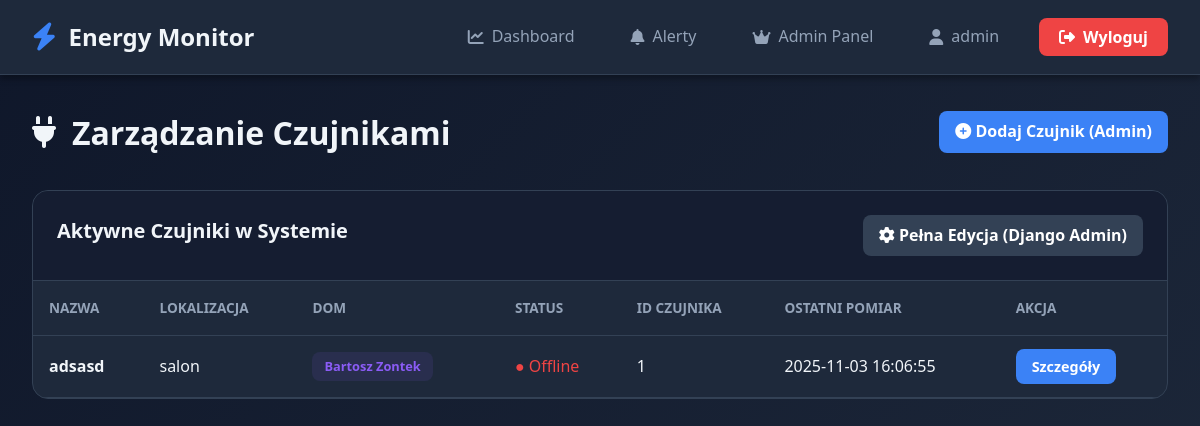
Page /api/admin-panel/sensors/ (signed in) on the earlier database version.
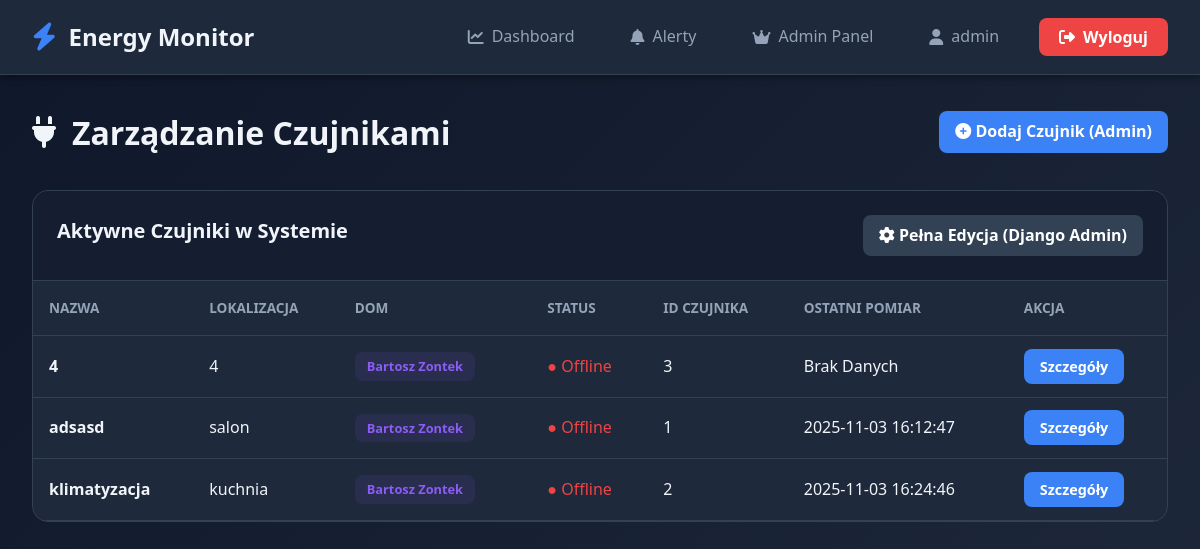
Same page on the later database version.
### sensors/models.py (models this page shows, shortened)
class Sensor(models.Model):
    house = models.ForeignKey(House, on_delete=models.CASCADE, related_name='sensors')
    sensor_id = models.CharField(
        max_length=100,
        unique=True,
        null=True,
        blank=True,
        verbose_name="ID czujnika"
    )
    name = models.CharField(max_length=100, verbose_name="Nazwa")
    description = models.TextField(blank=True, verbose_name="Opis")
    created_at = models.DateTimeField(auto_now_add=True, verbose_name="Data dodania")
    is_active = models.BooleanField(default=True, verbose_name="Aktywny")
    location = models.CharField(
        max_length=100,
        blank=True,
        verbose_name="Lokalizacja",
        help_text="Np. 'Salon', 'Kuchnia', 'Piwnica'"
    )
    icon = models.CharField(
        max_length=50,
        default='microchip',
        verbose_name="Ikona",
        help_text="Nazwa ikony Font Awesome (bez 'fa-')"
    )
    color = models.CharField(
        max_length=7,
        default='#3b82f6',
        verbose_name="Kolor",
        help_text="Hex color, np. #3b82f6"
    )
    power_threshold = models.FloatField(
        null=True,
        blank=True,
        verbose_name="Próg mocy [W]",
        help_text="Alert gdy moc przekroczy tę wartość"
    )
    current_max_threshold = models.FloatField(
        null=True,
        blank=True,
        verbose_name="Max. prąd [A]",
        help_text="Alert gdy prąd (natężenie) wzrośnie powyżej tej wartości (np. 10)"
    )
    voltage_min_threshold = models.FloatField(
        null=True,
        blank=True,
        verbose_name="Min. napięcie [V]",
        help_text="Alert gdy napięcie spadnie poniżej tej wartości"
    )
    voltage_max_threshold = models.FloatField(
        null=True,
        blank=True,
        verbose_name="Max. napięcie [V]",
        help_text="Alert gdy napięcie wzrośnie powyżej tej wartości"
    )
    offline_threshold_seconds = models.PositiveIntegerField(
        default=30, # Domyślnie 30 sekund
        verbose_name="Próg offline [s]",
        help_text="Po ilu sekundach bez pomiaru uznać czujnik za offline (np. 30)"
    )
    class Meta:
        verbose_name = "Czujnik"
        verbose_name_plural = "Czujniki"
        ordering = ['house', 'name']
    @property
    def is_online(self):
        last_reading = self.data.order_by('-timestamp').first()
        if last_reading:
            return (timezone.now() - last_reading.timestamp) < timedelta(seconds=self.offline_threshold_seconds)
        return False

class House(models.Model):
    user = models.ForeignKey(User, on_delete=models.CASCADE, related_name='houses')
    name = models.CharField(max_length=100, verbose_name="Nazwa")
    address = models.CharField(max_length=255, blank=True, verbose_name="Adres")
    created_at = models.DateTimeField(auto_now_add=True, verbose_name="Data utworzenia")
    price_per_kwh = models.FloatField(default=0.80, verbose_name="Cena za kWh [PLN]")
    monthly_limit_kwh = models.FloatField(
        null=True,
        blank=True,
        verbose_name="Limit miesięczny [kWh]",
        help_text="Alert gdy przekroczono limit"
    )
    alert_email = models.EmailField(
        blank=True,
        verbose_name="Email do alertów",
        help_text="Jeśli pusty, użyje email użytkownika"
    )
    class Meta:
        verbose_name = "Dom"
        verbose_name_plural = "Domy"
        ordering = ['name']

class SensorData(models.Model):
    sensor = models.ForeignKey(Sensor, on_delete=models.CASCADE, related_name='data')
    timestamp = models.DateTimeField(verbose_name="Czas pomiaru", db_index=True)
    voltage = models.FloatField(null=True, blank=True, verbose_name="Napięcie [V]")
    current = models.FloatField(null=True, blank=True, verbose_name="Prąd [A]")
    power = models.FloatField(null=True, blank=True, verbose_name="Moc czynna [W]")
    energy = models.FloatField(null=True, blank=True, verbose_name="Energia [kWh]")
    frequency = models.FloatField(null=True, blank=True, verbose_name="Częstotliwość [Hz]")
    pf = models.FloatField(null=True, blank=True, verbose_name="Współczynnik mocy")
    reactive_power = models.FloatField(
        null=True,
        blank=True,
        verbose_name="Moc bierna [VAR]",
        help_text="Obliczona na podstawie mocy czynnej i współczynnika mocy"
    )
    class Meta:
        verbose_name = "Pomiar"
        verbose_name_plural = "Pomiary"
        ordering = ['-timestamp']
        indexes = [
            models.Index(fields=['sensor', '-timestamp']),
            models.Index(fields=['timestamp']),
        ]

### sensors/views.py (the view)
# urls.py: path('admin-panel/sensors/', admin_sensor_list_view, name='admin_sensor_list'),
@login_required
def admin_sensor_list_view(request):
    if not request.user.is_staff: return HttpResponseForbidden("Brak dostępu")
    from django.db import models
    all_sensors = Sensor.objects.all().select_related('house').prefetch_related(
        models.Prefetch('data', queryset=SensorData.objects.order_by('-timestamp'), to_attr='last_reading_list')
    ).order_by('house__name', 'name')
    for sensor in all_sensors:
        sensor.data.first = sensor.last_reading_list[0] if sensor.last_reading_list else None
    context = {'all_sensors': all_sensors}
    return render(request, 'admin_sensor_list.html', context)

### templates/admin_sensor_list.html (shortened to what this page needs)
{% extends 'base.html' %}
{% block content %}
<div class="sensor-list-header">
    <h1><i class="fas fa-plug"></i> Zarządzanie Czujnikami</h1>
    <a href="/admin/sensors/sensor/add/" class="btn-edit">
        <i class="fas fa-plus-circle"></i> Dodaj Czujnik (Admin)
    </a>
</div>
<div class="panel">
    <div class="panel-header">
        <h2>Aktywne Czujniki w Systemie</h2>
        <a href="/admin/sensors/sensor/" class="btn-edit" style="background: var(--bg-tertiary);">
            <i class="fas fa-cog"></i> Pełna Edycja (Django Admin)
        </a>
    </div>
    <table class="sensor-table">
        <thead>
            <tr>
                <th>Nazwa</th>
                <th>Lokalizacja</th>
                <th>Dom</th>
                <th>Status</th>
                <th>ID Czujnika</th>
                <th>Ostatni pomiar</th>
                <th>Akcja</th>
            </tr>
        </thead>
        <tbody>
            {% for sensor in all_sensors %}
            <tr>
                <td><strong>{{ sensor.name }}</strong></td>
                <td>{{ sensor.location|default:"-" }}</td>
                <td><span class="badge house-badge">{{ sensor.house.name }}</span></td>
                <td>
                    {% if sensor.is_online %}
                        <span class="status-online">● Online</span>
                    {% else %}
                        <span class="status-offline">● Offline</span>
                    {% endif %}
                </td>
                <td>{{ sensor.sensor_id }}</td>
                <td>
                    {% with last_reading=sensor.data.first %}
                        {% if last_reading %}
                            {{ last_reading.timestamp|date:"Y-m-d H:i:s" }}
                        {% else %}
                            Brak Danych
                        {% endif %}
                    {% endwith %}
                </td>
                <td>
                    <a href="{% url 'sensor_detail' sensor.id %}" class="btn-edit" style="font-size: 0.9rem;">
                        Szczegóły
                    </a>
                </td>
            </tr>
            {% empty %}
            <tr>
                <td colspan="7" style="text-align: center; color: #94a3b8; padding: 2rem;">
                    Brak czujników w systemie.
                </td>
            </tr>
            {% endfor %}
        </tbody>
    </table>
</div>
{% endblock %}

Differences in the rows shown:
added Sensor: name "4", location "4", house.name "Bartosz Zontek", shows "● Offline", sensor_id "3", shows "Brak Danych"
computed for Sensor "adsasd": data.first.timestamp "2025-11-03 16:06:55" → "2025-11-03 16:12:47"
added Sensor: name "klimatyzacja", location "kuchnia", house.name "Bartosz Zontek", offline_threshold_seconds "● Offline", sensor_id "2", data.first.timestamp "2025-11-03 16:24:46"
